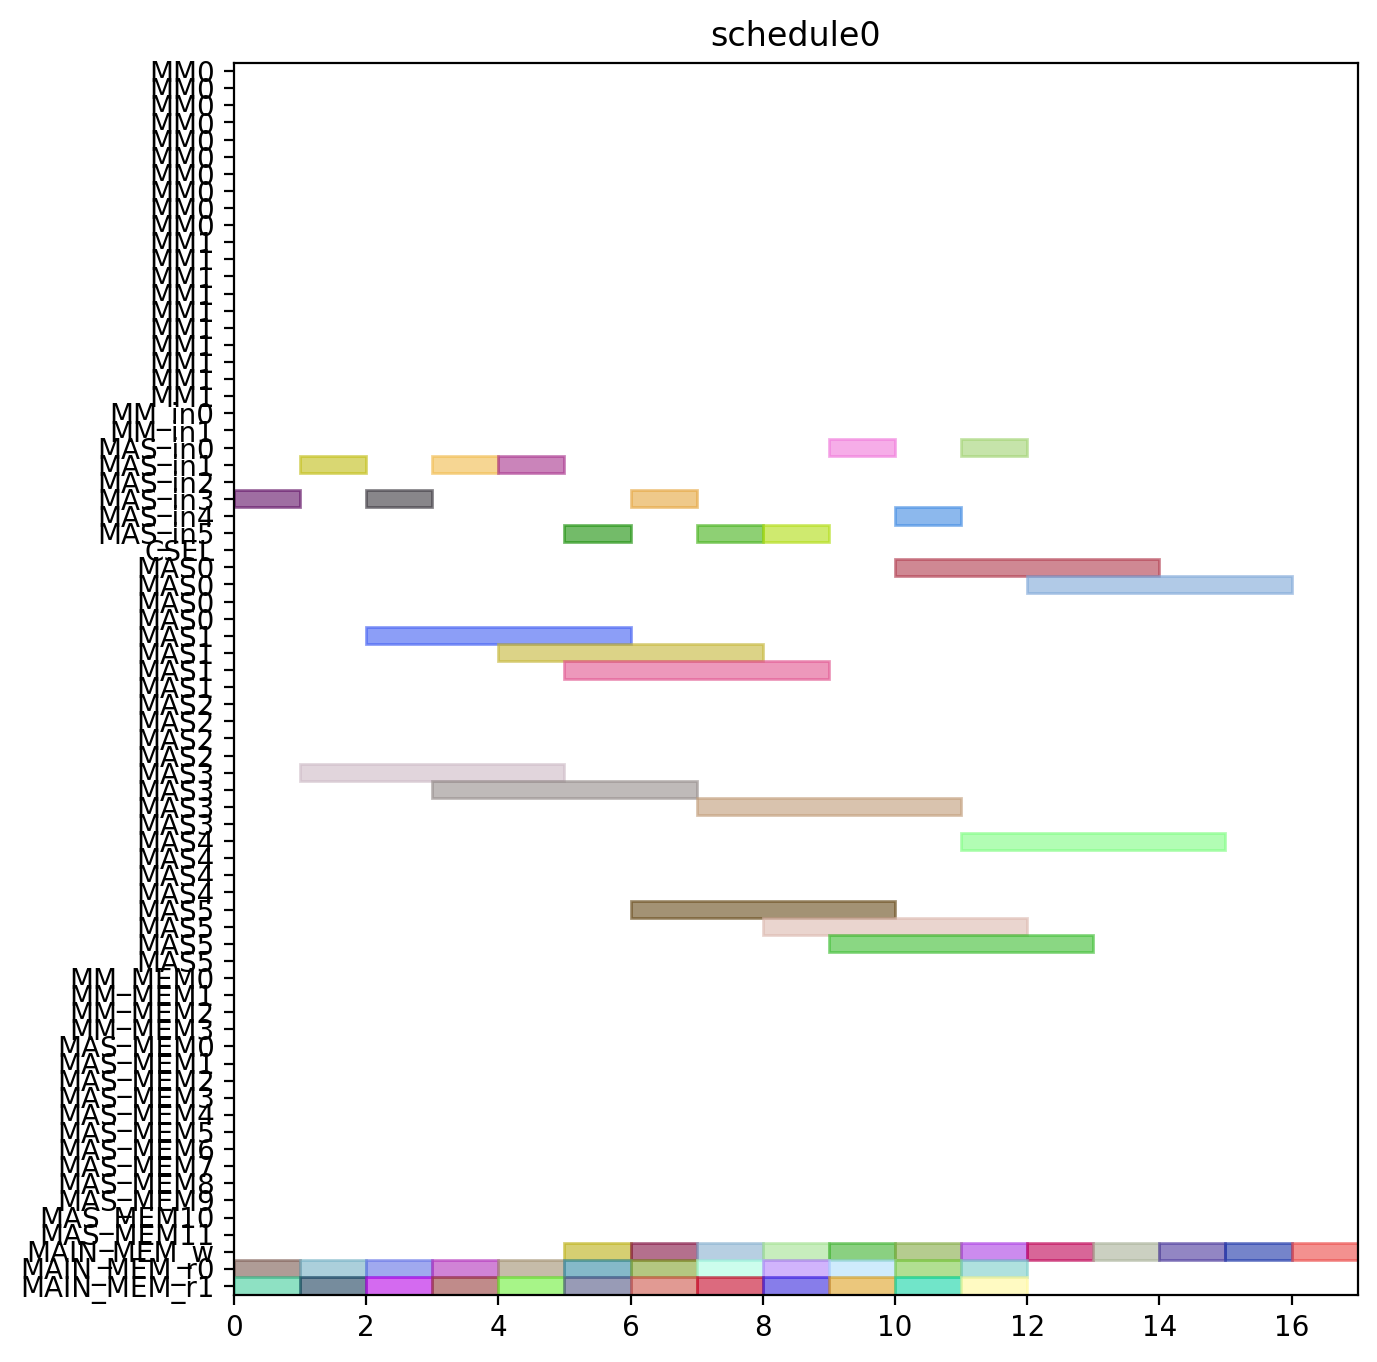

This figure's Python source:
from pyschedule import Scenario, solvers, plotters, alt


def solve():
	horizon = 120
	S = Scenario("schedule0", horizon=horizon)

	# resource
	MM = S.Resources('MM', num=2, size=10)
	MM_in = S.Resources('MM_in', num=2)
	MAS_in = S.Resources('MAS_in', num=6)
	CSEL = S.Resource('CSEL')
	MAS = S.Resources('MAS', num=6, size=4, periods=range(1, horizon))
	MM_MEM = S.Resources('MM_MEM', num=4)
	MAS_MEM = S.Resources('MAS_MEM', num=12)
	MAIN_MEM_w = S.Resource('MAIN_MEM_w', size=1)
	MAIN_MEM_r = S.Resources('MAIN_MEM_r', num=2)

	# result of previous scheduling

	# new tasks
	c000 = S.Task('c000', length=4, delay_cost=1)
	c000 += alt(MAS)
	c000_in = S.Task('c000_in', length=1, delay_cost=1)
	c000_in += alt(MAS_in)
	S += c000_in*MAS_in[0]<=c000*MAS[0]

	S += c000_in*MAS_in[1]<=c000*MAS[1]

	S += c000_in*MAS_in[2]<=c000*MAS[2]

	S += c000_in*MAS_in[3]<=c000*MAS[3]

	S += c000_in*MAS_in[4]<=c000*MAS[4]

	S += c000_in*MAS_in[5]<=c000*MAS[5]

	S += 0<c000

	c000_w = S.Task('c000_w', length=1, delay_cost=1)
	c000_w += alt(MAIN_MEM_w)
	S += c000 <= c000_w

	c000_mem0 = S.Task('c000_mem0', length=1, delay_cost=1)
	c000_mem0 += MAIN_MEM_r[0]
	S += c000_mem0 <= c000

	c000_mem1 = S.Task('c000_mem1', length=1, delay_cost=1)
	c000_mem1 += MAIN_MEM_r[1]
	S += c000_mem1 <= c000

	c001 = S.Task('c001', length=4, delay_cost=1)
	c001 += alt(MAS)
	c001_in = S.Task('c001_in', length=1, delay_cost=1)
	c001_in += alt(MAS_in)
	S += c001_in*MAS_in[0]<=c001*MAS[0]

	S += c001_in*MAS_in[1]<=c001*MAS[1]

	S += c001_in*MAS_in[2]<=c001*MAS[2]

	S += c001_in*MAS_in[3]<=c001*MAS[3]

	S += c001_in*MAS_in[4]<=c001*MAS[4]

	S += c001_in*MAS_in[5]<=c001*MAS[5]

	S += 0<c001

	c001_w = S.Task('c001_w', length=1, delay_cost=1)
	c001_w += alt(MAIN_MEM_w)
	S += c001 <= c001_w

	c001_mem0 = S.Task('c001_mem0', length=1, delay_cost=1)
	c001_mem0 += MAIN_MEM_r[0]
	S += c001_mem0 <= c001

	c001_mem1 = S.Task('c001_mem1', length=1, delay_cost=1)
	c001_mem1 += MAIN_MEM_r[1]
	S += c001_mem1 <= c001

	c010 = S.Task('c010', length=4, delay_cost=1)
	c010 += alt(MAS)
	c010_in = S.Task('c010_in', length=1, delay_cost=1)
	c010_in += alt(MAS_in)
	S += c010_in*MAS_in[0]<=c010*MAS[0]

	S += c010_in*MAS_in[1]<=c010*MAS[1]

	S += c010_in*MAS_in[2]<=c010*MAS[2]

	S += c010_in*MAS_in[3]<=c010*MAS[3]

	S += c010_in*MAS_in[4]<=c010*MAS[4]

	S += c010_in*MAS_in[5]<=c010*MAS[5]

	S += 0<c010

	c010_w = S.Task('c010_w', length=1, delay_cost=1)
	c010_w += alt(MAIN_MEM_w)
	S += c010 <= c010_w

	c010_mem0 = S.Task('c010_mem0', length=1, delay_cost=1)
	c010_mem0 += MAIN_MEM_r[0]
	S += c010_mem0 <= c010

	c010_mem1 = S.Task('c010_mem1', length=1, delay_cost=1)
	c010_mem1 += MAIN_MEM_r[1]
	S += c010_mem1 <= c010

	c011 = S.Task('c011', length=4, delay_cost=1)
	c011 += alt(MAS)
	c011_in = S.Task('c011_in', length=1, delay_cost=1)
	c011_in += alt(MAS_in)
	S += c011_in*MAS_in[0]<=c011*MAS[0]

	S += c011_in*MAS_in[1]<=c011*MAS[1]

	S += c011_in*MAS_in[2]<=c011*MAS[2]

	S += c011_in*MAS_in[3]<=c011*MAS[3]

	S += c011_in*MAS_in[4]<=c011*MAS[4]

	S += c011_in*MAS_in[5]<=c011*MAS[5]

	S += 0<c011

	c011_w = S.Task('c011_w', length=1, delay_cost=1)
	c011_w += alt(MAIN_MEM_w)
	S += c011 <= c011_w

	c011_mem0 = S.Task('c011_mem0', length=1, delay_cost=1)
	c011_mem0 += MAIN_MEM_r[0]
	S += c011_mem0 <= c011

	c011_mem1 = S.Task('c011_mem1', length=1, delay_cost=1)
	c011_mem1 += MAIN_MEM_r[1]
	S += c011_mem1 <= c011

	c100 = S.Task('c100', length=4, delay_cost=1)
	c100 += alt(MAS)
	c100_in = S.Task('c100_in', length=1, delay_cost=1)
	c100_in += alt(MAS_in)
	S += c100_in*MAS_in[0]<=c100*MAS[0]

	S += c100_in*MAS_in[1]<=c100*MAS[1]

	S += c100_in*MAS_in[2]<=c100*MAS[2]

	S += c100_in*MAS_in[3]<=c100*MAS[3]

	S += c100_in*MAS_in[4]<=c100*MAS[4]

	S += c100_in*MAS_in[5]<=c100*MAS[5]

	S += 0<c100

	c100_w = S.Task('c100_w', length=1, delay_cost=1)
	c100_w += alt(MAIN_MEM_w)
	S += c100 <= c100_w

	c100_mem0 = S.Task('c100_mem0', length=1, delay_cost=1)
	c100_mem0 += MAIN_MEM_r[0]
	S += c100_mem0 <= c100

	c100_mem1 = S.Task('c100_mem1', length=1, delay_cost=1)
	c100_mem1 += MAIN_MEM_r[1]
	S += c100_mem1 <= c100

	c101 = S.Task('c101', length=4, delay_cost=1)
	c101 += alt(MAS)
	c101_in = S.Task('c101_in', length=1, delay_cost=1)
	c101_in += alt(MAS_in)
	S += c101_in*MAS_in[0]<=c101*MAS[0]

	S += c101_in*MAS_in[1]<=c101*MAS[1]

	S += c101_in*MAS_in[2]<=c101*MAS[2]

	S += c101_in*MAS_in[3]<=c101*MAS[3]

	S += c101_in*MAS_in[4]<=c101*MAS[4]

	S += c101_in*MAS_in[5]<=c101*MAS[5]

	S += 0<c101

	c101_w = S.Task('c101_w', length=1, delay_cost=1)
	c101_w += alt(MAIN_MEM_w)
	S += c101 <= c101_w

	c101_mem0 = S.Task('c101_mem0', length=1, delay_cost=1)
	c101_mem0 += MAIN_MEM_r[0]
	S += c101_mem0 <= c101

	c101_mem1 = S.Task('c101_mem1', length=1, delay_cost=1)
	c101_mem1 += MAIN_MEM_r[1]
	S += c101_mem1 <= c101

	c110 = S.Task('c110', length=4, delay_cost=1)
	c110 += alt(MAS)
	c110_in = S.Task('c110_in', length=1, delay_cost=1)
	c110_in += alt(MAS_in)
	S += c110_in*MAS_in[0]<=c110*MAS[0]

	S += c110_in*MAS_in[1]<=c110*MAS[1]

	S += c110_in*MAS_in[2]<=c110*MAS[2]

	S += c110_in*MAS_in[3]<=c110*MAS[3]

	S += c110_in*MAS_in[4]<=c110*MAS[4]

	S += c110_in*MAS_in[5]<=c110*MAS[5]

	S += 0<c110

	c110_w = S.Task('c110_w', length=1, delay_cost=1)
	c110_w += alt(MAIN_MEM_w)
	S += c110 <= c110_w

	c110_mem0 = S.Task('c110_mem0', length=1, delay_cost=1)
	c110_mem0 += MAIN_MEM_r[0]
	S += c110_mem0 <= c110

	c110_mem1 = S.Task('c110_mem1', length=1, delay_cost=1)
	c110_mem1 += MAIN_MEM_r[1]
	S += c110_mem1 <= c110

	c111 = S.Task('c111', length=4, delay_cost=1)
	c111 += alt(MAS)
	c111_in = S.Task('c111_in', length=1, delay_cost=1)
	c111_in += alt(MAS_in)
	S += c111_in*MAS_in[0]<=c111*MAS[0]

	S += c111_in*MAS_in[1]<=c111*MAS[1]

	S += c111_in*MAS_in[2]<=c111*MAS[2]

	S += c111_in*MAS_in[3]<=c111*MAS[3]

	S += c111_in*MAS_in[4]<=c111*MAS[4]

	S += c111_in*MAS_in[5]<=c111*MAS[5]

	S += 0<c111

	c111_w = S.Task('c111_w', length=1, delay_cost=1)
	c111_w += alt(MAIN_MEM_w)
	S += c111 <= c111_w

	c111_mem0 = S.Task('c111_mem0', length=1, delay_cost=1)
	c111_mem0 += MAIN_MEM_r[0]
	S += c111_mem0 <= c111

	c111_mem1 = S.Task('c111_mem1', length=1, delay_cost=1)
	c111_mem1 += MAIN_MEM_r[1]
	S += c111_mem1 <= c111

	c200 = S.Task('c200', length=4, delay_cost=1)
	c200 += alt(MAS)
	c200_in = S.Task('c200_in', length=1, delay_cost=1)
	c200_in += alt(MAS_in)
	S += c200_in*MAS_in[0]<=c200*MAS[0]

	S += c200_in*MAS_in[1]<=c200*MAS[1]

	S += c200_in*MAS_in[2]<=c200*MAS[2]

	S += c200_in*MAS_in[3]<=c200*MAS[3]

	S += c200_in*MAS_in[4]<=c200*MAS[4]

	S += c200_in*MAS_in[5]<=c200*MAS[5]

	S += 0<c200

	c200_w = S.Task('c200_w', length=1, delay_cost=1)
	c200_w += alt(MAIN_MEM_w)
	S += c200 <= c200_w

	c200_mem0 = S.Task('c200_mem0', length=1, delay_cost=1)
	c200_mem0 += MAIN_MEM_r[0]
	S += c200_mem0 <= c200

	c200_mem1 = S.Task('c200_mem1', length=1, delay_cost=1)
	c200_mem1 += MAIN_MEM_r[1]
	S += c200_mem1 <= c200

	c201 = S.Task('c201', length=4, delay_cost=1)
	c201 += alt(MAS)
	c201_in = S.Task('c201_in', length=1, delay_cost=1)
	c201_in += alt(MAS_in)
	S += c201_in*MAS_in[0]<=c201*MAS[0]

	S += c201_in*MAS_in[1]<=c201*MAS[1]

	S += c201_in*MAS_in[2]<=c201*MAS[2]

	S += c201_in*MAS_in[3]<=c201*MAS[3]

	S += c201_in*MAS_in[4]<=c201*MAS[4]

	S += c201_in*MAS_in[5]<=c201*MAS[5]

	S += 0<c201

	c201_w = S.Task('c201_w', length=1, delay_cost=1)
	c201_w += alt(MAIN_MEM_w)
	S += c201 <= c201_w

	c201_mem0 = S.Task('c201_mem0', length=1, delay_cost=1)
	c201_mem0 += MAIN_MEM_r[0]
	S += c201_mem0 <= c201

	c201_mem1 = S.Task('c201_mem1', length=1, delay_cost=1)
	c201_mem1 += MAIN_MEM_r[1]
	S += c201_mem1 <= c201

	c210 = S.Task('c210', length=4, delay_cost=1)
	c210 += alt(MAS)
	c210_in = S.Task('c210_in', length=1, delay_cost=1)
	c210_in += alt(MAS_in)
	S += c210_in*MAS_in[0]<=c210*MAS[0]

	S += c210_in*MAS_in[1]<=c210*MAS[1]

	S += c210_in*MAS_in[2]<=c210*MAS[2]

	S += c210_in*MAS_in[3]<=c210*MAS[3]

	S += c210_in*MAS_in[4]<=c210*MAS[4]

	S += c210_in*MAS_in[5]<=c210*MAS[5]

	S += 0<c210

	c210_w = S.Task('c210_w', length=1, delay_cost=1)
	c210_w += alt(MAIN_MEM_w)
	S += c210 <= c210_w

	c210_mem0 = S.Task('c210_mem0', length=1, delay_cost=1)
	c210_mem0 += MAIN_MEM_r[0]
	S += c210_mem0 <= c210

	c210_mem1 = S.Task('c210_mem1', length=1, delay_cost=1)
	c210_mem1 += MAIN_MEM_r[1]
	S += c210_mem1 <= c210

	c211 = S.Task('c211', length=4, delay_cost=1)
	c211 += alt(MAS)
	c211_in = S.Task('c211_in', length=1, delay_cost=1)
	c211_in += alt(MAS_in)
	S += c211_in*MAS_in[0]<=c211*MAS[0]

	S += c211_in*MAS_in[1]<=c211*MAS[1]

	S += c211_in*MAS_in[2]<=c211*MAS[2]

	S += c211_in*MAS_in[3]<=c211*MAS[3]

	S += c211_in*MAS_in[4]<=c211*MAS[4]

	S += c211_in*MAS_in[5]<=c211*MAS[5]

	S += 0<c211

	c211_w = S.Task('c211_w', length=1, delay_cost=1)
	c211_w += alt(MAIN_MEM_w)
	S += c211 <= c211_w

	c211_mem0 = S.Task('c211_mem0', length=1, delay_cost=1)
	c211_mem0 += MAIN_MEM_r[0]
	S += c211_mem0 <= c211

	c211_mem1 = S.Task('c211_mem1', length=1, delay_cost=1)
	c211_mem1 += MAIN_MEM_r[1]
	S += c211_mem1 <= c211

	solvers.mip.solve(S,msg=1,kind='CPLEX',ratio_gap=1.01)

	solution = [['hoge']*len(S.solution()[1]) for i in range(len(S.solution()))]
	for i in range(len(S.solution())):
		for j in range(len(S.solution()[i])):
			solution[i][j]=str(S.solution()[i][j])
	print(solution)

	cycles = int(solution[-1][3])

	pic_file_name = "/mnt/rose/usr1/fukuda/ABE/multiRAM_multiMAS_16mux/scheduling_result/stage10MM2_stage4MAS6/CONJ/schedule0.png"
	if(S.solution() != []):
		plotters.matplotlib.plot(S,img_filename=pic_file_name, show_task_labels=False, fig_size=(cycles*0.25+3, 8))

	return solution
